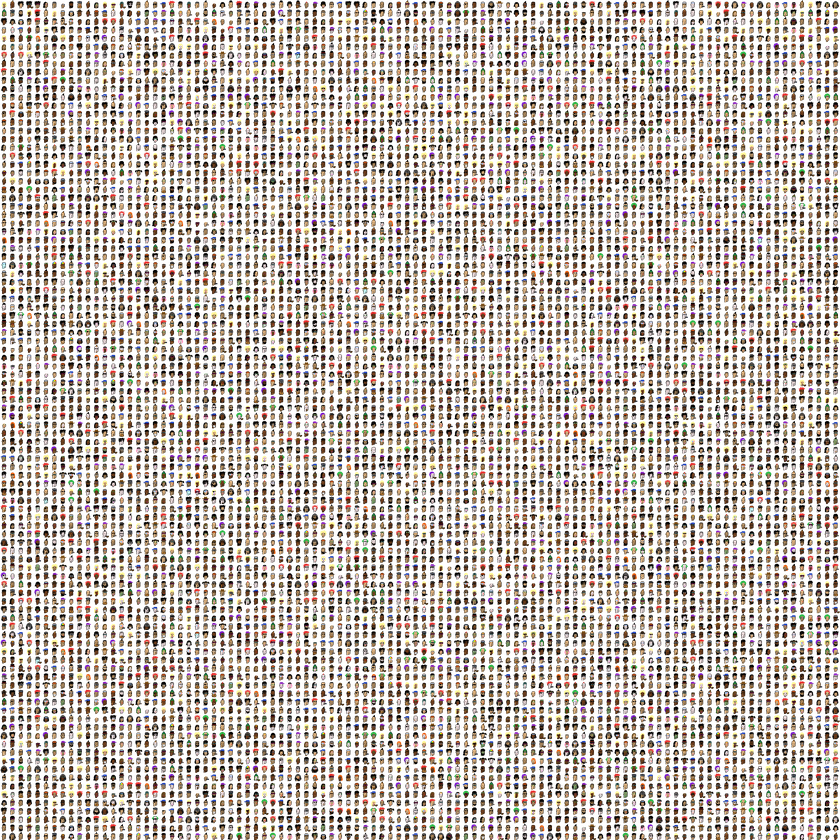
#> input picture punks.png, 840 x 840 px, shrunk from 2400 x 2400 before the run, found by its file name
$ python images.py
#> lines starting #> are read from the running program, lines starting #| are printed output that depends on the picture
import os
from PIL import Image
from typing import List

# There are 10,000 punks
punks_count: range = range(10_000)

# Dimensions of one punk is 24x24
punks_sprite_width: int = 24
punks_sprite_height: int = 24

# Dimensions of spritesheet is 100x100
punks_spritesheet_width: range = range(100)
punks_spritesheet_height: range = range(100)

# Load the punk image as an object
punks_spritesheet: Image = Image.open("punks.png")
#> punks_spritesheet is the input picture: PIL image 840x840 RGBA; mean R, G, B, A 66.6, 51.9, 41.5, 92.7

# Individual punk sprites as images
punks_sprites: List = list(punks_count)

# Iterate over sprites and populate `punks_sprites`
for x in punks_spritesheet_width:
    for y in punks_spritesheet_height:
        # Exact pixel coordinates for the specific sprite
        left: int = x * punks_sprite_width
        upper: int = y * punks_sprite_height
        right: int = left + punks_sprite_width
        lower: int = upper + punks_sprite_height

        # Calculate the current index of the spritesheet
        index = (x * len(punks_spritesheet_width)) + y

        # Populate the sprite by cropping at the pixels from above
        punks_sprites[index] = punks_spritesheet.crop((left, upper, right, lower))
#> after the loop, punks_sprites = 10000 items

# Create the output directory
if not os.path.exists("punks"):
    os.makedirs("punks")

# Save punks to PNG files
for sprite_index in range(len(punks_sprites)):
    try:
        outpath = f"punks/punk{sprite_index}.png"
        punks_sprites[sprite_index].save(outpath, "PNG")
        print(f"Saved Punk #{sprite_index} to {outpath}")
    except AttributeError:
        print(f"Error at punk index {sprite_index}.")
        exit(0)
#> this loop made 10000 passes
#> outpath on passes 1 to 3: 'punks/punk0.png', 'punks/punk1.png', 'punks/punk2.png'
#| Saved Punk #0 to punks/punk0.png
#| Saved Punk #1 to punks/punk1.png
#| Saved Punk #2 to punks/punk2.png
#| Saved Punk #3 to punks/punk3.png
#| Saved Punk #4 to punks/punk4.png
#| Saved Punk #5 to punks/punk5.png
#| Saved Punk #6 to punks/punk6.png
#| Saved Punk #7 to punks/punk7.png
#> (further printed lines are left out)
#> pass 1, `punks_sprites[sprite_index].save(outpath, "PNG")`:
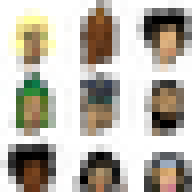
#> saved as punk0.png: PIL image 24x24 RGBA (shown 8 times larger); mean R, G, B, A 54.2, 48.2, 30.8, 102.1; transparent parts drawn white
#> pass 2, `punks_sprites[sprite_index].save(outpath, "PNG")`:
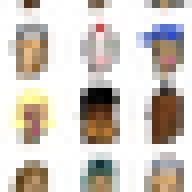
#> saved as punk1.png: PIL image 24x24 RGBA (shown 8 times larger); mean R, G, B, A 71.2, 60.1, 46.1, 87; transparent parts drawn white
